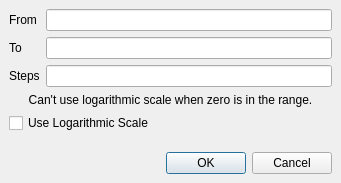
<?xml version="1.0" encoding="UTF-8"?>
<ui version="4.0">
 <class>pqSampleScalarAddRangeDialog</class>
 <widget class="QDialog" name="pqSampleScalarAddRangeDialog">
  <property name="geometry">
   <rect>
    <x>0</x>
    <y>0</y>
    <width>341</width>
    <height>183</height>
   </rect>
  </property>
  <property name="windowTitle">
   <string>Add Range</string>
  </property>
  <layout class="QGridLayout">
   <property name="leftMargin">
    <number>9</number>
   </property>
   <property name="topMargin">
    <number>9</number>
   </property>
   <property name="rightMargin">
    <number>9</number>
   </property>
   <property name="bottomMargin">
    <number>9</number>
   </property>
   <property name="spacing">
    <number>6</number>
   </property>
   <item row="3" column="0" colspan="2">
    <widget class="QLabel" name="logWarning">
     <property name="text">
      <string>Can't use logarithmic scale when zero is in the range.</string>
     </property>
     <property name="alignment">
      <set>Qt::AlignCenter</set>
     </property>
    </widget>
   </item>
   <item row="5" column="0" colspan="2">
    <widget class="QCheckBox" name="log">
     <property name="text">
      <string>Use Logarithmic Scale</string>
     </property>
     <property name="checked">
      <bool>false</bool>
     </property>
    </widget>
   </item>
   <item row="1" column="0">
    <widget class="QLabel" name="label_2">
     <property name="text">
      <string>To</string>
     </property>
    </widget>
   </item>
   <item row="0" column="1">
    <widget class="pqDoubleLineEdit" name="from"/>
   </item>
   <item row="2" column="0">
    <widget class="QLabel" name="label_3">
     <property name="text">
      <string>Steps</string>
     </property>
    </widget>
   </item>
   <item row="0" column="0">
    <widget class="QLabel" name="label">
     <property name="text">
      <string>From</string>
     </property>
    </widget>
   </item>
   <item row="1" column="1">
    <widget class="pqDoubleLineEdit" name="to"/>
   </item>
   <item row="2" column="1">
    <widget class="QLineEdit" name="steps"/>
   </item>
   <item row="7" column="0" colspan="2">
    <widget class="QDialogButtonBox" name="buttonBox">
     <property name="standardButtons">
      <set>QDialogButtonBox::Cancel|QDialogButtonBox::Ok</set>
     </property>
    </widget>
   </item>
   <item row="6" column="0" colspan="2">
    <spacer name="verticalSpacer">
     <property name="orientation">
      <enum>Qt::Vertical</enum>
     </property>
     <property name="sizeHint" stdset="0">
      <size>
       <width>20</width>
       <height>0</height>
      </size>
     </property>
    </spacer>
   </item>
  </layout>
 </widget>
 <customwidgets>
  <customwidget>
   <class>pqDoubleLineEdit</class>
   <extends>QLineEdit</extends>
   <header>pqDoubleLineEdit.h</header>
  </customwidget>
 </customwidgets>
 <tabstops>
  <tabstop>from</tabstop>
  <tabstop>to</tabstop>
  <tabstop>steps</tabstop>
 </tabstops>
 <resources/>
 <connections>
  <connection>
   <sender>buttonBox</sender>
   <signal>accepted()</signal>
   <receiver>pqSampleScalarAddRangeDialog</receiver>
   <slot>accept()</slot>
   <hints>
    <hint type="sourcelabel">
     <x>59</x>
     <y>24</y>
    </hint>
    <hint type="destinationlabel">
     <x>170</x>
     <y>91</y>
    </hint>
   </hints>
  </connection>
  <connection>
   <sender>buttonBox</sender>
   <signal>rejected()</signal>
   <receiver>pqSampleScalarAddRangeDialog</receiver>
   <slot>reject()</slot>
   <hints>
    <hint type="sourcelabel">
     <x>59</x>
     <y>24</y>
    </hint>
    <hint type="destinationlabel">
     <x>170</x>
     <y>91</y>
    </hint>
   </hints>
  </connection>
 </connections>
</ui>
